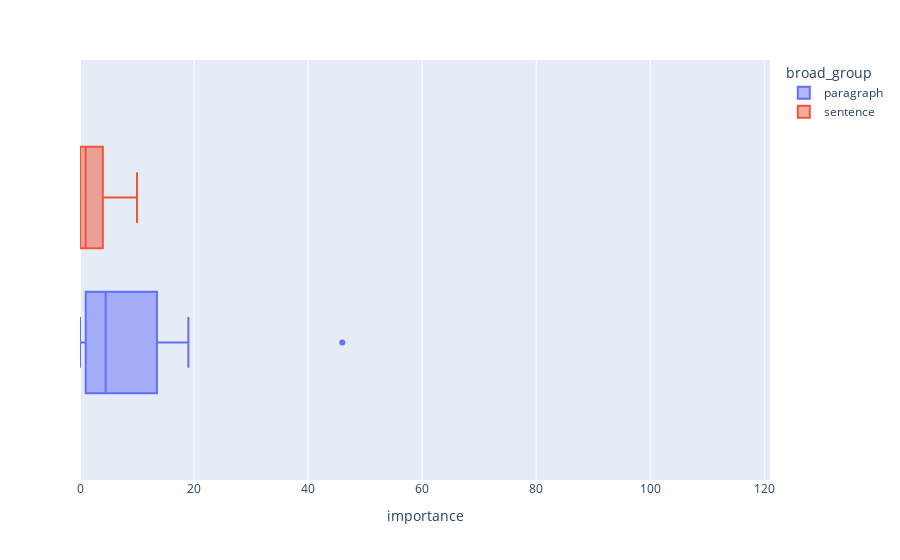

The code cell stored with this chart in its notebook:
### Markdown cell above
### Less Than

### Code cell
px.box(
    df[df.operation_type == "less_than"],
    x="importance",
    color="broad_group",
    range_x=(df.importance.min(), df.importance.max()),
)

### Figure 1 — Plotly figure (JSON) as saved in the notebook; plotly's stock layout.template omitted (floating-point values rounded to 4 significant figures)
{"data": [{"alignmentgroup": "True", "hovertemplate": "broad_group=paragraph<br>importance=%{x}<extra></extra>", "legendgroup": "paragraph", "marker": {"color": "#636efa"}, "name": "paragraph", "notched": false, "offsetgroup": "paragraph", "orientation": "h", "showlegend": true, "type": "box", "x": [46, 19, 8, 5, 4, 2, 0, 0], "x0": " ", "xaxis": "x", "y0": " ", "yaxis": "y"}, {"alignmentgroup": "True", "hovertemplate": "broad_group=sentence<br>importance=%{x}<extra></extra>", "legendgroup": "sentence", "marker": {"color": "#EF553B"}, "name": "sentence", "notched": false, "offsetgroup": "sentence", "orientation": "h", "showlegend": true, "type": "box", "x": [10, 6, 2, 1, 1, 0, 0, 0], "x0": " ", "xaxis": "x", "y0": " ", "yaxis": "y"}], "layout": {"boxmode": "group", "legend": {"title": {"text": "broad_group"}, "tracegroupgap": 0}, "margin": {"t": 60}, "xaxis": {"anchor": "y", "domain": [0, 1], "range": [0, 121], "title": {"text": "importance"}}, "yaxis": {"anchor": "x", "domain": [0, 1]}}}
